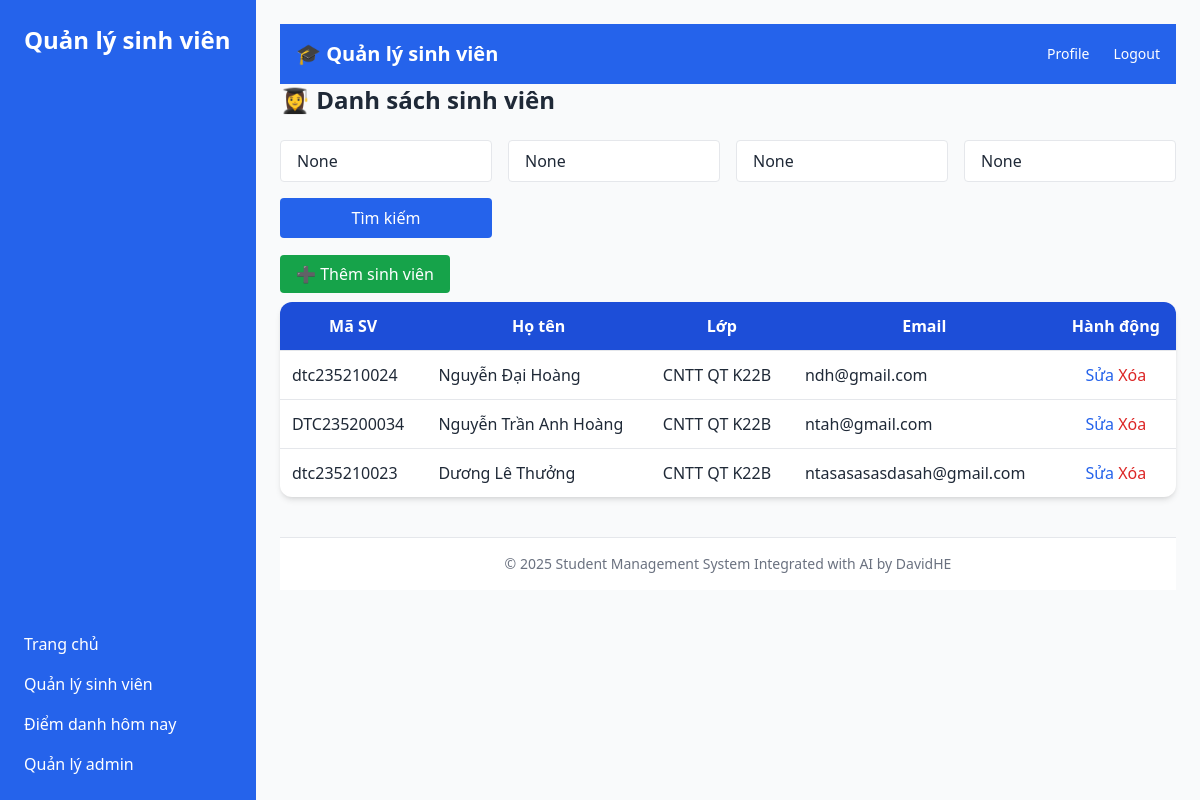
/students (signed in), run on the app's committed database.
### app.py (models this page shows)
class Student(db.Model):
    id = db.Column(db.Integer, primary_key=True)
    student_id = db.Column(db.String(20), unique=True, nullable=False)
    name = db.Column(db.String(100), nullable=False)
    email = db.Column(db.String(100))
    class_name = db.Column(db.String(20))

### app.py (the view)
@app.route('/students', methods=['GET'])
@login_required
def list_students():
    if current_user.role not in ['admin', 'teacher']:  # Kiểm tra quyền truy cập
        return redirect(url_for('home'))
    student_id = request.args.get('student_id')
    name = request.args.get('name')
    class_name = request.args.get('class_name')
    faculty = request.args.get('faculty')
    query = Student.query
    if student_id:
        query = query.filter(Student.student_id.like(f"%{student_id}%"))
    if name:
        query = query.filter(Student.name.like(f"%{name}%"))
    if class_name:
        query = query.filter(Student.class_name.like(f"%{class_name}%"))
    if faculty:
        query = query.filter(Student.faculty.like(f"%{faculty}%"))
    students = query.all()
    return render_template("student_list.html", students=students)

### app.py (called while the page is built)
@login_manager.user_loader
def load_user(user_id):
    return User.query.get(int(user_id))  # Tìm người dùng từ database bằng user_id

### templates/student_list.html (shortened to what this page needs)
{% extends "base.html" %}
{% block content %}
<h2 class="text-2xl font-semibold mb-6">👩‍🎓 Danh sách sinh viên</h2>
<form method="GET" action="/students" class="grid grid-cols-1 md:grid-cols-4 gap-4 mb-6">
    <input type="text" name="student_id" placeholder="Mã sinh viên" class="px-4 py-2 border rounded" value="{{ request.args.get('student_id') }}">
    <input type="text" name="name" placeholder="Họ và tên" class="px-4 py-2 border rounded" value="{{ request.args.get('name') }}">
    <input type="text" name="class_name" placeholder="Lớp" class="px-4 py-2 border rounded" value="{{ request.args.get('class_name') }}">
    <input type="text" name="faculty" placeholder="Khoa" class="px-4 py-2 border rounded" value="{{ request.args.get('faculty') }}">
    <button type="submit" class="col-span-1 bg-blue-600 hover:bg-blue-700 text-white px-4 py-2 rounded">Tìm kiếm</button>
</form>
<div class="mb-4">
    <a href="/students/add" class="bg-green-600 hover:bg-green-700 text-white px-4 py-2 rounded">
        ➕ Thêm sinh viên
    </a>
</div>
<table class="w-full bg-white rounded-xl shadow-md overflow-hidden p-4">
    <thead class="bg-blue-700 text-white">
        <tr>
            <th class="p-3">Mã SV</th>
            <th class="p-3">Họ tên</th>
            <th class="p-3">Lớp</th>
            <th class="p-3">Email</th>
            <th class="p-3 text-center">Hành động</th>
        </tr>
    </thead>
    <tbody>
        {% for student in students %}
        <tr class="border-t hover:bg-gray-50">
            <td class="p-3">{{ student.student_id }}</td>
            <td class="p-3">{{ student.name }}</td>
            <td class="p-3">{{ student.class_name }}</td>
            <td class="p-3">{{ student.email }}</td>
            <td class="p-3 text-center">
                <a href="/students/edit/{{ student.id }}" class="text-blue-600 hover:underline">Sửa</a>
                <a href="/students/delete/{{ student.id }}" class="text-red-600 hover:underline" onclick="return confirm('Xóa sinh viên này?')">Xóa</a>
            </td>
        </tr>
        {% endfor %}
    </tbody>
</table>
{% endblock %}

### templates/base.html (shortened to what this page needs)
<!DOCTYPE html>
<html lang="vi">
<head>
    <script src="https://cdn.tailwindcss.com"></script>
</head>
<body class="bg-gray-50 text-gray-800">
    <div class="w-64 bg-blue-600 text-white p-6 flex flex-col justify-between min-h-screen fixed top-0 left-0">
        <h2 class="text-2xl font-semibold mb-6">Quản lý sinh viên</h2>
        <ul class="space-y-4">
            <li><a href="/" class="hover:text-blue-300">Trang chủ</a></li>
            <li><a href="/students" class="hover:text-blue-300">Quản lý sinh viên</a></li>
            <li><a href="/attendance/today" class="hover:text-blue-300">Điểm danh hôm nay</a></li>
            <li><a href="/admin_dashboard" class="hover:text-blue-300">Quản lý admin</a></li>
        </ul>
    </div>
    <div class="ml-64 p-6 flex flex-col min-h-screen">
        <nav class="bg-blue-600 p-4 text-white flex justify-between items-center w-full">
            <h1 class="text-xl font-bold">🎓 Quản lý sinh viên</h1>
            <div class="flex space-x-6 text-sm font-medium ml-auto">
                <a href="/profile" class="hover:underline">Profile</a>
                <a href="/logout" class="hover:underline">Logout</a>
            </div>
        </nav>
        {% block content %}{% endblock %}
        <footer class="bg-white border-t mt-10 py-4 text-center text-sm text-gray-500">
            © 2025 Student Management System Integrated with AI by DavidHE
        </footer>
    </div>
</body>
</html>

### data on the page
Student: student_id "dtc235210024", name "Nguyễn Đại Hoàng", class_name "CNTT QT K22B", email "ndh@gmail.com"
Student: student_id "DTC235200034", name "Nguyễn Trần Anh Hoàng", class_name "CNTT QT K22B", email "ntah@gmail.com"
Student: student_id "dtc235210023", name "Dương Lê Thưởng", class_name "CNTT QT K22B", email "ntasasasasdasah@gmail.com"
